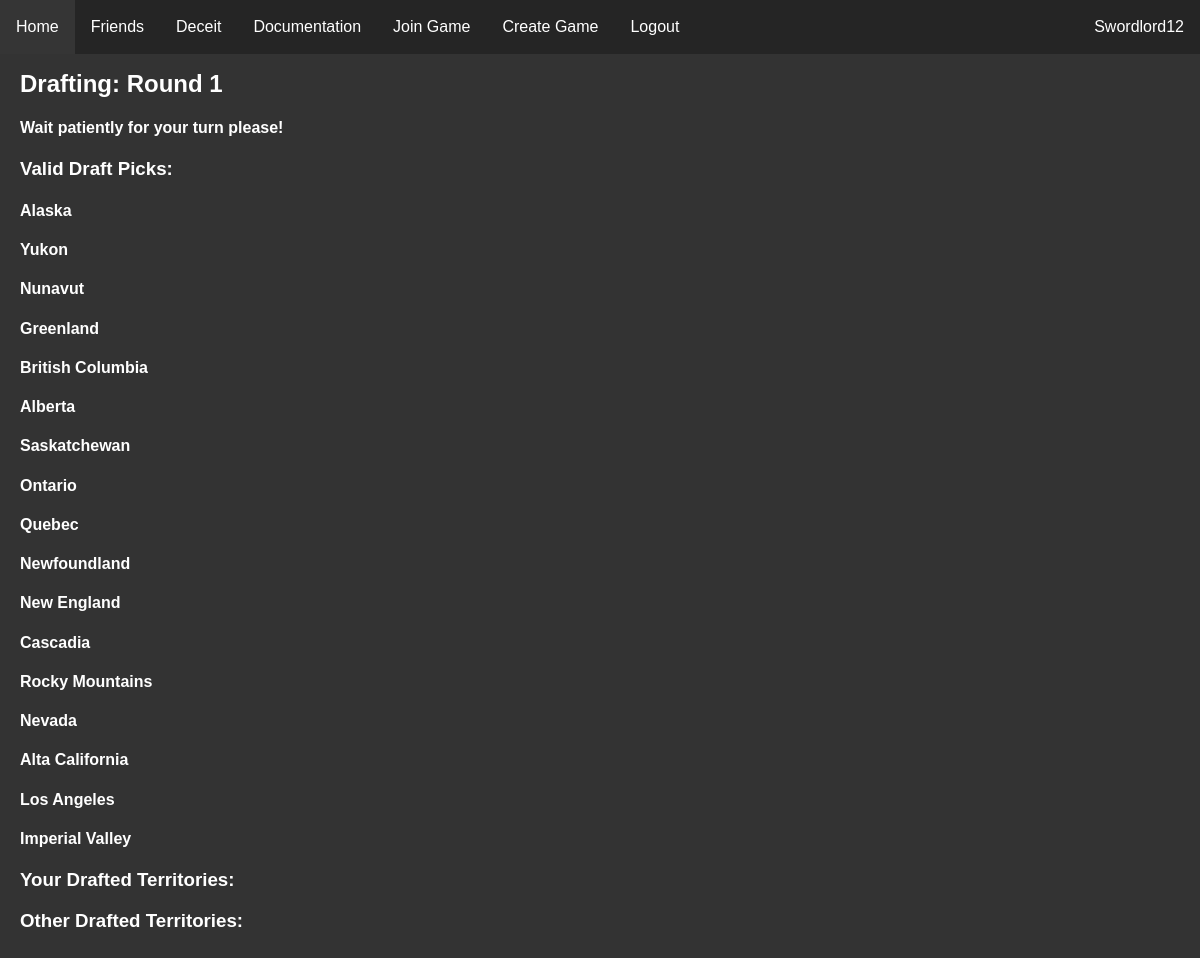
Page /rooms/3/draft (signed in) on the committed database.
### website/models.py (models this page shows)
class User(db.Model, UserMixin):
    id = db.Column(db.Integer, primary_key=True)
    email = db.Column(db.String(150), unique=True)
    password = db.Column(db.String(150))
    username = db.Column(db.String(150))
    pfp = db.Column(db.String(50))
    admin = db.Column(db.String(50))

class Game(db.Model):
    id = db.Column(db.Integer, primary_key=True)
    game_name = db.Column(db.String(25))
    is_started = db.Column(db.String(5))
    code = db.Column(db.String(10), unique=True)
    host = db.Column(db.Integer, db.ForeignKey('user.id'))
    draft_pos = db.Column(db.Integer)
    ticker = db.Column(db.Integer)

class Territories(db.Model):
    id = db.Column(db.Integer, primary_key=True)
    territory_id = db.Column(db.Integer)
    name = db.Column(db.String(50))
    owner = db.Column(db.Integer)
    color = db.Column(db.String(15))
    game = db.Column(db.Integer, db.ForeignKey('game.id'))
    pop = db.Column(db.Integer)
    gdp = db.Column(db.Integer)
    area = db.Column(db.Integer)
    oil = db.Column(db.String(5))
    forts = db.Column(db.Integer)
    uranium = db.Column(db.String(5))
    gold = db.Column(db.String(5))
    coast = db.Column(db.String(5))
    biome = db.Column(db.String(20))
    region = db.Column(db.String(25))

### website/rooms.py (the view, shortened to what this page needs)
@rooms.route('<int:game_id>/draft', methods=['POST', "GET"])
@login_required
def draft(game_id):
    current_empire = None
    is_turn = False
    empire_list = []
    territory_list = []
    claimed = []
    valid_claims = []
    current_game = db.session.query(Game).filter_by(id=game_id).first()
    val = current_game.ticker
    if val > 3:
        return redirect(url_for('rooms.map', game_id=game_id))
    for empire in db.session.query(Empires).filter_by(game=game_id):
        if empire.user == current_user.id:
            current_empire = empire
        empire_list.append(empire)
    turn = empire_list[current_game.draft_pos]
    if current_empire == turn:
        is_turn = True
    for territory in db.session.query(Territories).filter_by(game=game_id):
        territory_list.append(territory)
        if territory.owner == current_empire.id:
            claimed.append(territory)
    for territory in db.session.query(Territories).filter_by(game=game_id):
        if current_game.ticker > 1:
            for claim in claimed:
                if is_adjacent(territory, claim) and territory.owner == 0:
                    valid_claims.append(territory)
        if current_game.ticker == 1:
            if territory.owner == 0:
                valid_claims.append(territory)
    temp_list = []
    for item in valid_claims:
        if item not in temp_list:
            temp_list.append(item)
    valid_claims = temp_list
    return render_template("draft.html", user=current_user, current_empire=current_empire, is_turn=is_turn, game = current_game, territory_list = territory_list, valid_claims=valid_claims)

### website/templates/draft.html (shortened to what this page needs)
{% extends "base.html" %} {% block title %}Draft{% endblock %}
{% block content %}
    <head>
    </head>
    <h2 id="round">Drafting: Round {{game.ticker}}</h2>
    <h4 id="wait">Wait patiently for your turn please!</h4>
    <h3>Valid Draft Picks:</h3>
    <div id="outer">
    {% for territory in valid_claims %}
        <h4 class="territory">{{territory.name}}</h4>
    {% endfor %}
    </div>
    <h3>Your Drafted Territories:</h3>
    <h3>Other Drafted Territories:</h3>
{% endblock %}

### website/templates/base.html (shortened to what this page needs)
<!DOCTYPE html>
<html lang="en">
<head>
    <link rel="stylesheet" type="text/css" href="/static/css/main.css" />
</head>
<body>
    <ul class="navbar">
      {% if user.is_authenticated %}
      <li><a class="nav-item nav-link" id="home" href="/">Home</a></li>
      <li><a class="nav-item nav-link" id="friends" href="/user/friends">Friends</a></li>
      <li><a class="nav-item nav-link" id="deceit" href="/deceit">Deceit</a></li>
      <li><a class="nav-item nav-link" id="docs" href="/docs/">Documentation</a></li>
      <li><a class="nav-item nav-link" id="join_game" href="/join-game">Join Game</a></li>
      <li><a class="nav-item nav-link" id="create_game" href="/create-game">Create Game</a></li>
      <li><a class="nav-item nav-link" id="logout" href="/logout">Logout</a></li>
      <li><a class="nav-user nav-link" id="user_link" href="{{url_for('profiles.profile', user_id=user.id)}}">{{ user.username }}</a></li>
      {% else %}
      <li><a class="nav-item nav-link" id="login" href="/login">Login</a></li>
      <li><a class="nav-item nav-link" id="signUp" href="/sign-up">Sign Up</a></li>
      {% endif %}
    </ul>
    <div id="main_div">
    <div class="container">
        {% block content %}
        {% endblock %}
    </div>
    </div>
</body>
</html>

### website/static/css/main.css (style rules this page uses)
#main_div { margin-top: 30px; padding: 20px; }
body { margin: 0px; background-color: #333333; color: white; }
.navbar { list-style-type: none; margin: 0; padding: 0; overflow: hidden; background-color: #252525; position: fixed; top: 0; width: 100%; }
.nav-item { float: left; }
.nav-user { float:right; }
.nav-link { display: block; color: white; text-align: center; padding: 18px 16px; text-decoration: none; }
html { font-family: Arial, Helvetica, sans-serif; }

### rows in the picture
User: username "Swordlord12"
Game: ticker "1"
Territories: name "Alaska"
Territories: name "Yukon"
Territories: name "Nunavut"
Territories: name "Greenland"
Territories: name "British Columbia"
Territories: name "Alberta"
Territories: name "Saskatchewan"
Territories: name "Ontario"
Territories: name "Quebec"
Territories: name "Newfoundland"
Territories: name "New England"
Territories: name "Cascadia"
Territories: name "Rocky Mountains"
Territories: name "Nevada"
Territories: name "Alta California"
Territories: name "Los Angeles"
Territories: name "Imperial Valley"
